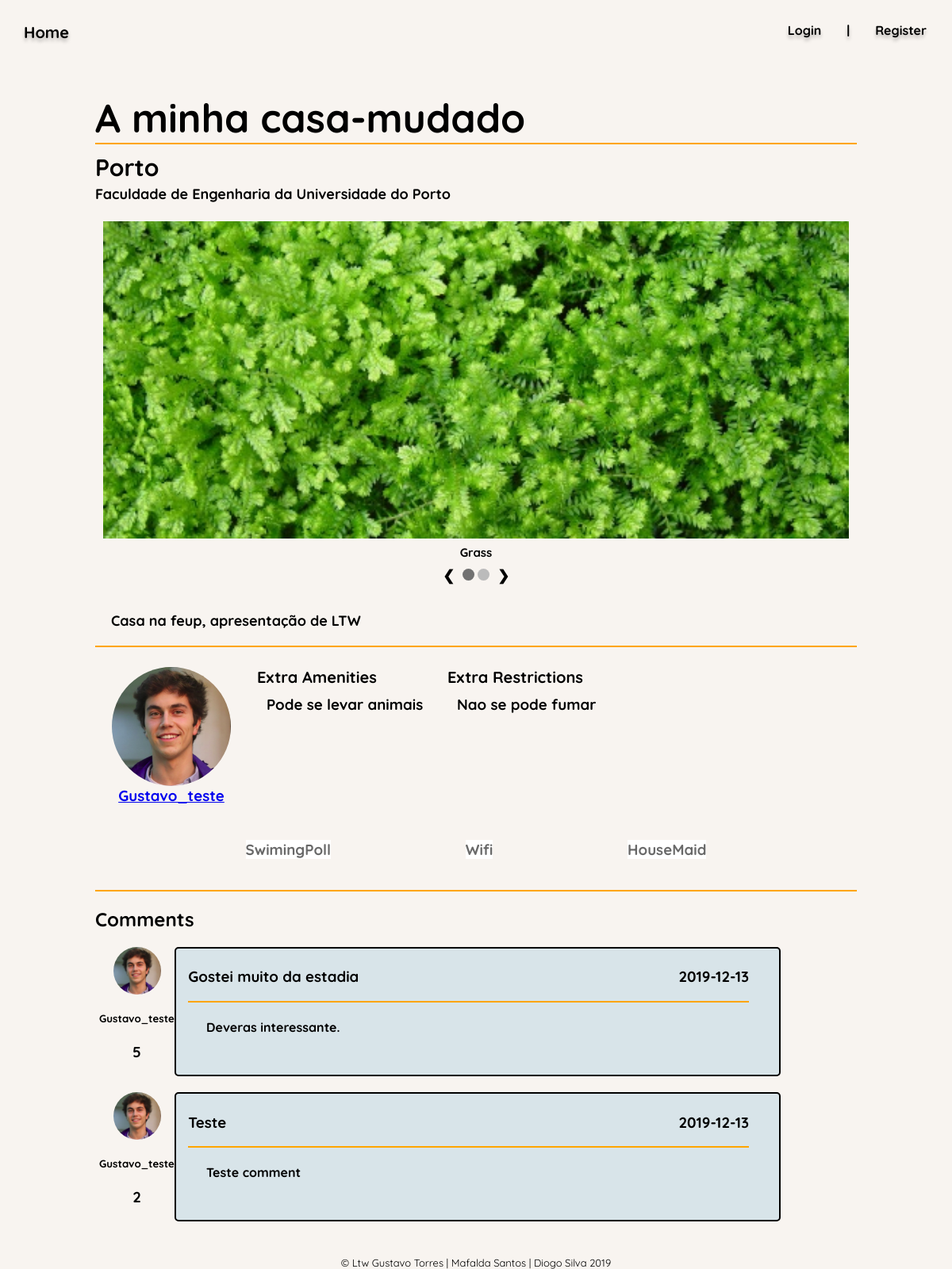
/pages/house.php?id=6, run on the app's committed database.
### tables this page shows
CREATE TABLE Place(
    placeID integer PRIMARY KEY,
    title text NOT NULL,
    placeDescription text NOT NULL,
    placeAddress text NOT NULL,
    city text NOT NULL,
    maxGuests INTEGER NOT NULL,
    swimmingPool INTEGER DEFAULT 0,
    wiFi INTEGER DEFAULT 0,
    houseMaid INTEGER DEFAULT 0,
    numberOfBedrooms INTEGER,
    placeOwner integer NOT NULL REFERENCES User
);

CREATE TABLE PlaceImage(
    placeImageID integer PRIMARY KEY,
    placeID integer NOT NULL REFERENCES Place,
    imagePath text NOT NULL,
    imageDescription text NOT NULL
);

CREATE TABLE User(
    userID integer PRIMARY KEY,
    userName text NOT NULL,
    email text NOT NULL,
    passHash text NOT NULL,
    age date NOT NULL,
    phoneNumber text NOT NULL CHECK(length(phoneNumber) = 9),
    profilePicture TEXT DEFAULT "default"
);

CREATE TABLE ExtraAmenities(
    amenitiesID integer PRIMARY KEY,
    amenitiesDescription TEXT NOT NULL,
    placeID integer NOT NULL REFERENCES Place
);

CREATE TABLE ExtraRestrictions(
    restrictionID integer PRIMARY KEY,
    restrictionDescription TEXT NOT NULL,
    placeID integer NOT NULL REFERENCES Place
);

CREATE TABLE Comment(
    commentID integer PRIMARY KEY,
    placeID integer NOT NULL REFERENCES Place,
    writer integer NOT NULL REFERENCES User,
    classification integer NOT NULL CHECK (classification >= 1 AND classification <= 5),
    title text NOT NULL,
    comment text NOT NULL,
    commentDate Date DEFAULT CURRENT_DATE
);

### actions/getUserInfo.php (called while the page is built, shortened)
<?php
    include_once ('../actions/getPlaceInfo.php');
    function getUserInfo($userId){
        $db = Database::instance()->db();
        $stmt = $db->prepare('Select * from User
                              where User.userId = :userId
                                ');
        $stmt->bindParam(':userId', $userId);
        $stmt->execute();
        $user = $stmt->fetch();
        if($user !== false){
            return $user;
        }
        else{
            echo "PAGE NOT FOUND";
        }
    }
        ?>
    <?php
    function getProfilePic($userId){
        $db = Database::instance()->db();
        $stmt = $db->prepare('Select profilePicture from User
                              where User.userId = :userId
                                ');
        $stmt->bindParam(':userId', $userId);
        $stmt->execute();
        $user = $stmt->fetch();
        return $user['profilePicture'];
    }
?>

### templates/comments.php (the view, shortened to what this page needs)
<?php
    include_once ('../actions/getUserInfo.php');
    ?>
    <?php
    function drawComments($placeId){
        $comments = getComments($placeId);
        displayComments($comments);
    }
    function getComments($placeId){
        $db = Database::instance()->db();
        $stmt = $db->prepare('Select * from Comment where placeId = :placeId');
        $stmt->bindParam(':placeId' , $placeId);
        $stmt->execute();
        $comments = $stmt->fetchAll();
        return $comments;
    }
    function displayComments($comments){
        ?>
            <section id='Comments'>
            <h2>Comments </h2>
            <?php
        foreach($comments as $comment){
            $userName = getUserInfo($comment['writer'])['userName'];
            $profilePic = getProfilePic($comment['writer']);
        ?>
            <div class='comment'>
                <div class='commentInfo'>
                    <div class='commentUserPicture'>
                        <a href="user.php?id=<?=$comment['writer']?>">
                            <img src="../images/profile/<?=$profilePic?>.jpg" alt='profilePicture'>
                        </a>
                    </div>
                    <a href="./user.php?id=<?= $comment['writer'] ?>">
                        <h5> <?= $userName ?> </h5>
                    </a>
                    <h3> <?= $comment['classification'] ?>  </h3>
                </div>
                <div class='commentText'>
                    <div class='commentHeader'>
                        <h3 class='commentTitle'> <?= $comment['title'] ?>  </h3>
                        <h3 class='commentDate'> <?= $comment['commentDate'] ?>  </h3>
                    </div>
                    <h4 > <?= $comment['comment'] ?>  </h4>
                </div>
            </div>
        <?php
        }
        ?>
            </section>
        <?php
    }
?>

### actions/getPlaceInfo.php (shortened to what this page needs)
<?php
    function getPlace($place_id)
    {
        $db = Database::instance()->db();
        $stmt = $db->prepare('Select * from Place
                                JOIN User
                                where user.userid = place.placeOwner
                                and placeid = :place_id');
        $stmt->bindParam(':place_id', $place_id);
        $stmt->execute();
        $place = $stmt->fetch();
        if ($place !== false) {
            return $place;
        } else
            return null;
    }
    function drawPlaceTitle($place)
    {
        ?>
        <h1 id='placeTitle'> <?= $place['title'] ?> </h1>
    <?php
    }
    function drawPlaceDescription($place)
    {
        ?>
            <h2 id = 'description'>  <?= $place['placeDescription'] ?> </h2>
        <?php
    }
    function drawPlaceCity($place)
    {
        ?>
            <h3> <?= $place['city'] ?> </h3>
        <?php
    }
    function drawPlaceLocation($place)
    {
        ?>
            <h5> <?= $place['placeAddress'] ?> </h5>
        <?php
    }
    function drawUser($place)
    {
        $profilePic = getProfilePic($place['placeOwner']);
        ?>
        <div id='userInformations'>
        <div id='userPicture'>
            <a href="user.php?id=<?=$place['placeOwner']?>">
                <img src="../images/profile/<?=$profilePic?>.jpg" alt='userPicture'>
            </a>
        </div>
        <a href="./user.php?id=<?= $place['placeOwner'] ?> ">
            <h3> <?= $place['userName'] ?> </h3>
        </a>
        </div>
    <?php
    }
function drawPlaceAmenities($place)
{
    ?>
       <div id='amenities'>
    <?php
    if ($place['swimmingPool'] == 1) {
    ?>
        <h3 class = 'available' > SwimingPoll </h3>
    <?php
    } else {
    ?>
        <h3 class = 'unavailable'> SwimingPoll </h3>
    <?php
    }
    if ($place['wiFi'] == 1) {
    ?>
        <h3 class = 'available'> WiFi </h3>
    <?php
    } else {
    ?>
        <h3 class = 'unavailable'> Wifi </h3>
    <?php
    }
    if ($place['houseMaid'] == 1) {
    ?>
        <h3 class = 'available'> HouseMaid </h3>
    <?php
    } else {
    ?>
        <h3 class = 'unavailable'> HouseMaid </h3>
    <?php
    }
    ?>
    </div>
    <?php
}
        ?>
        <?php
    function getExtraAmenities($placeId){
        $db = Database::instance()->db();
        $stmt = $db->prepare('Select * from ExtraAmenities where placeId = :placeid');
        $stmt->bindParam(':placeid',$placeId);
        $stmt->execute();
        $extras = $stmt->fetchAll();
        return $extras;
    }
    function getExtraRestrictions($placeId){
        $db = Database::instance()->db();
        $stmt = $db->prepare('Select * from ExtraRestrictions where placeId = :placeid');
        $stmt->bindParam(':placeid',$placeId);
        $stmt->execute();
        $extras = $stmt->fetchAll();
        return $extras;
    }
    function displayExtraAmenities($extras){
        ?>
            <div id='extraAmenities'>
                <h4>Extra Amenities</h4>
            <?php
        foreach($extras as $extra){
            ?>
                <div id='extraAmenity'>
                    <h3> <?= $extra['amenitiesDescription'] ?> </h3>
                </div>
            <?php
        }
        ?>
            </div>
        <?php
    }
    function displayExtraRestrictions($extras){
        ?>
            <div id='extraRestrictions'>
                <h4>Extra Restrictions</h4>
            <?php
        foreach($extras as $extra){
            ?>
                <div id='extraRestriction'>
                    <h3> <?= $extra['restrictionDescription'] ?> </h3>
                </div>
            <?php
        }
        ?>
            </div>
        <?php
    }
    function getPlaceImages($placeId){
        $db = Database::instance()->db();
        $stmt = $db->prepare('Select * from PlaceImage where placeId = :placeid');
        $stmt->bindParam(':placeid',$placeId);
        $stmt->execute();
        $images = $stmt->fetchAll();
        return $images;
    }
    function displayPlaceImages($images){
        ?>
            <div id='placeImages'>
                <div id='image_slideshow'>
        <?php
            foreach($images as $image){
                ?>
                <div class='slideImage fade'>
                    <img src="<?=$image['imagePath']?>" alt="Image of Place" >
                    <h4><?=$image['imageDescription']?></h4>
                </div>
                <?php
            }
        ?>
                </div>
            </div>
        <?php
    }
        ?>

### css/style.css (style rules this page uses)
body { margin: 0; background: #F8F4F0; font-family: 'Quicksand', sans-serif; }
#userPicture { width: 150px; height: 150px; }
#userPicture img { width: 100%; height: auto; border-radius: 50%; float: center; }

### css/house.css (style rules this page uses)
h1 { font-size: 50px; margin-bottom: 10px; }
div#houseInfo h3 { font-size: 30px; margin: 3px auto; }
div#houseInfo h5 { font-size: 18px; margin: 3px auto; }
#placeTitle { border-bottom: orange solid 2px; }
#placeImages { padding: 20px 10px; padding-block-end: 0px; display: grid; }
#description { padding: 20px 20px; font-size: large; border-bottom: orange; border-bottom-style: solid; border-bottom-width: 2px; }
#amenities { padding: 20px 20px; display:block; }
.unavailable { color: dimgray; background: white; }
.commentUserPicture { width: 60px; height: 60px; }
.commentUserPicture img { width: 100%; height: auto; border-radius: 50%; float: center; }
#Comments { border-top: orange solid 2px; }
.comment { display: flex; flex-direction: row; margin: 20px 5px; }
.commentInfo { width: 10%; text-align: center; }
.commentInfo a { text-decoration: none; color:black; }
.commentInfo .commentUserPicture { display: block; margin-left: auto; margin-right: auto; }
.commentText { border-style: solid; border-width: 2px; border-radius: 5px; width: 80%; height: auto; background-color: rgb(216, 228, 233); display: inline-block; position: relative; -webkit-tap-highlight-color: transparen t; transform: translateZ(0); box-shadow: 0 0 1px transparent; transition-duration: 0.6s; }
.commentText:before { pointer-events: none; position: absolute; z-index: -1; content: ''; border-style: solid; transition-duration: 0.3s; top: calc(5%); left: 0; border-width: 20px 20px 20px 0; border-color: transparent transparent transparent transparent; }
.commentText .commentHeader { padding: 0px; margin-left: 2%; margin-right: 5%; margin-top: 5px; border-bottom: 2px solid orange; }
.commentText h3 { display: inline-block; }
.commentDate { float: right; }
.commentText h4 { padding: 0px; margin-left: 5%; margin-right: 5%; }
#userInformations { grid-column-start: 1; grid-column-end: 2; grid-row-start: 1; grid-row-end: 2; text-align: center; }
#userInformations * { margin: 5px auto; }
#amenities { grid-column-start: 1; grid-column-end: 5; grid-row-start: 2; grid-row-end: 3; text-align: center; padding: 20px 20px; display: flex; justify-content: space-evenly; }
#extraAmenities { grid-column-start: 2; grid-column-end: 3; grid-row-start: 1; grid-row-end: 2; }
#extraRestrictions { grid-column-start: 3; grid-column-end: 4; grid-row-start: 1; grid-row-end: 2; }
#extraAmenities h4 { padding-left: 5%; font-size: 20px; margin-top: 0.5em; margin-bottom: 0.5em; }
#extraAmenities h3 { padding-left: 10%; margin-bottom: 5px; margin-top: 0px; }
#extraRestrictions h4 { padding-left: 5%; font-size: 20px; margin-top: 0.5em; margin-bottom: 0.5em; }
#extraRestrictions h3 { padding-left: 10%; margin-bottom: 5px; margin-top: 0px; }

### css/slideshow.css (style rules this page uses)
#image_slideshow * { box-sizing:border-box }
.slideImage { display: none; text-align: center; }
.slideImage img { display: block; margin-left: auto; margin-right: auto; max-height: 400px; max-width: 1000px; width: 100%; object-fit: cover; }
.slideImage h4 { color: #000000; font-size: 15px; padding: 8px 12px; bottom: 8px; width: 100%; text-align: center; margin: 0px; }
.fade { -webkit-animation-name: fade; -webkit-animation-duration: 1.5s; animation-name: fade; animation-duration: 1.5s; }

### data on the page
place: title "A minha casa-mudado", city "Porto", placeAddress "Faculdade de Engenharia da Universidade do Porto", placeDescription "Casa na feup, apresentação de LTW", placeOwner.userName "Gustavo_teste"
placeimage: imagePath (picture), imageDescription "Grass"
extraamenities: amenitiesDescription "Pode se levar animais"
extrarestrictions: restrictionDescription "Nao se pode fumar"
comment: writer.userName "Gustavo_teste", classification "5", title "Gostei muito da estadia", commentDate "2019-12-13", comment "Deveras interessante."
comment: writer.userName "Gustavo_teste", classification "2", title "Teste", commentDate "2019-12-13", comment "Teste comment"
